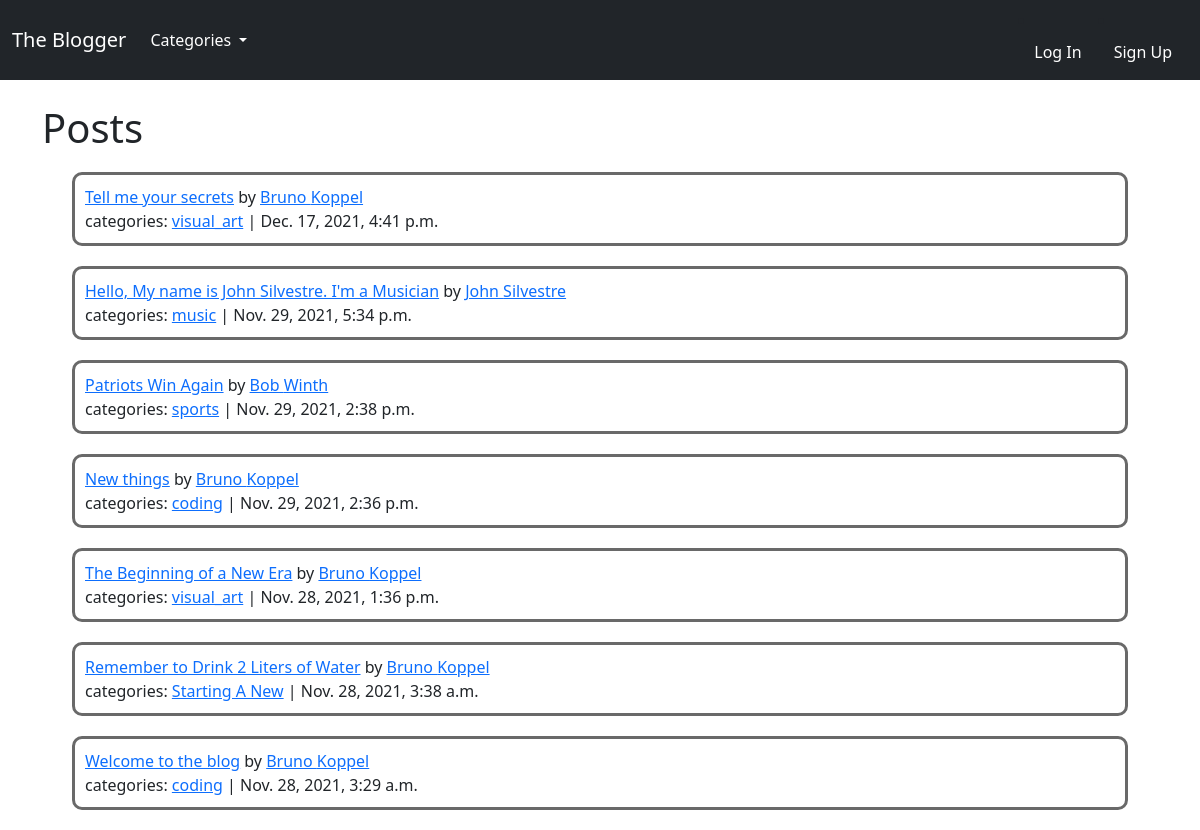
Before: / with the older database file.
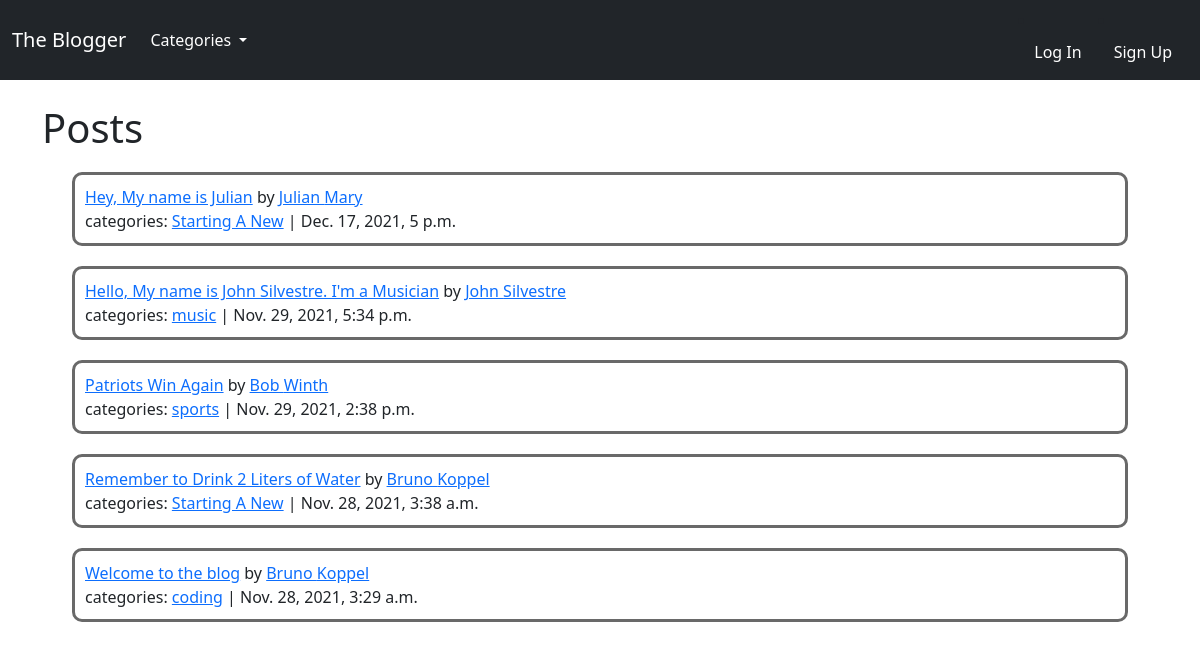
After: the same page with the newer database file.
### blogfeed/models.py (models this page shows, shortened)
class Post(models.Model):
    title = models.CharField(max_length=255)
    title_tag = models.CharField(max_length=255, default="the blogger")
    post_date = models.DateField(auto_now_add=True)
    header_image = models.ImageField(
        null=True, blank=True, upload_to="images/")
    author = models.ForeignKey(User, on_delete=models.CASCADE)
    body = RichTextField(blank=True, null=True)
    date_added = models.DateTimeField(auto_now_add=True)
    category = models.CharField(max_length=255, default='uncategorized')
    likes = models.ManyToManyField(User, related_name='blog_post')

### blogfeed/views.py (the view)
# urls.py: path('', HomeView.as_view(), name="home"),
class HomeView(ListView):
    model = Post
    template_name = 'home.html'
    categories = Category.objects.all()
    ordering = ['-date_added']
    def get_context_data(self, *args, **kwargs):
        category_list = Category.objects.all()
        context = super(HomeView, self).get_context_data(*args, **kwargs)
        context["category_list"] = category_list
        return context

### blogfeed/models.py (called while the page is built)
    def __str__(self):
        return self.name

### blogfeed/templates/home.html (shortened to what this page needs)
{% extends 'base.html' %}
{% block content %}
<h1>Posts</h1>
<div style="margin: 10px;">
  {% for post in object_list %}
  <div style="margin: 20px; padding: 10px; border-style: solid; border-radius: 10px; border-color: dimgrey;">
    <a href="{% url 'post_details' post.pk %}">{{ post.title }}</a>
    by
    <a href="{% url 'profile_page' post.author.profile.id %}">{{ post.author.first_name }}
      {{ post.author.last_name }}</a>
    <div>
      categories: <a href="{% url 'category' post.category|slugify %}">{{ post.category }}</a>
      | {{ post.date_added }}
    </div>
  </div>
  {% endfor %}
</div>
{% endblock %}

### blogfeed/templates/base.html (shortened to what this page needs)
<!doctype html>
<html lang="en">
<head>
  <link href="https://cdn.jsdelivr.net/npm/bootstrap@5.1.3/dist/css/bootstrap.min.css" rel="stylesheet"
>
</head>
<body>
  <nav class="navbar navbar-expand-lg navbar-dark bg-dark">
    <div class="container-fluid">
      <a class="navbar-brand" href="{% url 'home' %}">The Blogger</a>
      <div class="collapse navbar-collapse " id="navbarSupportedContent">
        <ul class="navbar-nav me-auto mb-2 mb-lg-0">
          {% if category_list %}
          <li class="nav-item dropdown">
            <a class="nav-link dropdown-toggle active" href="#" id="navbarDropdown" role="button"
              data-bs-toggle="dropdown" aria-expanded="false" style="color: #ffffff;">
              Categories
            </a>
          </li>
          {% else %}
          <li class="nav-item">
            <a class="nav-link active" aria-current="page" href="{% url 'category_list' %}">Categories</a>
          </li>
          {% endif %}
        </ul>
        {% if user.is_authenticated %}
        <li class="nav-item dropdown">
          <a class="nav-link active dropdown-toggle" href="#" id="navbarDropdown" role="button"
            data-bs-toggle="dropdown" aria-expanded="false" style="color: #ffffff;">
            Logged in as, {{ user.username }}
          </a>
          <ul class="dropdown-menu" aria-labelledby="navbarDropdown">
            {% if user.profile.id %}
            <li><a class="dropdown-item" href="{% url 'profile_page' user.profile.id %}">View Profile Page</a></li>
            {% else %}
            <li><a class="dropdown-item" href="{% url 'profile_page_creation' %}">Create Profile Page</a></li>
            {% endif %}
            <li><a class="dropdown-item" href="{% url 'profile_settings' %}">Profile Settings</a>
            </li>
            <li><a class="dropdown-item" href="{% url 'logout' %}">Log Out</a></li>
          </ul>
        </li>
        {% else %}
        <li class="nav-item">
          <a class="nav-link active" aria-current="page" style="color: #ffffff;" href="{% url 'login' %}">Log In</a>
        </li>
        <li class="nav-item">
          <a class="nav-link active" aria-current="page" style="color: #ffffff;" href="{% url 'register' %}">Sign Up</a>
        </li>
        {% endif %}
      </div>
    </div>
  </nav>
  <br />
  <div class="container">
    {% block content %}
    {% endblock %}
  </div>
</body>
</html>

Changed rows visible on the page:
removed Post: title "Tell me your secrets", author.first_name "Bruno", author.last_name "Koppel", category "visual_art", date_added "Dec. 17, 2021, 4:41 p.m."
removed Post: title "New things", author.first_name "Bruno", author.last_name "Koppel", category "coding", date_added "Nov. 29, 2021, 2:36 p.m."
removed Post: title "The Beginning of a New Era", author.first_name "Bruno", author.last_name "Koppel", category "visual_art", date_added "Nov. 28, 2021, 1:36 p.m."
added Post: title "Hey, My name is Julian", author.first_name "Julian", author.last_name "Mary", category "Starting A New", date_added "Dec. 17, 2021, 5 p.m."
